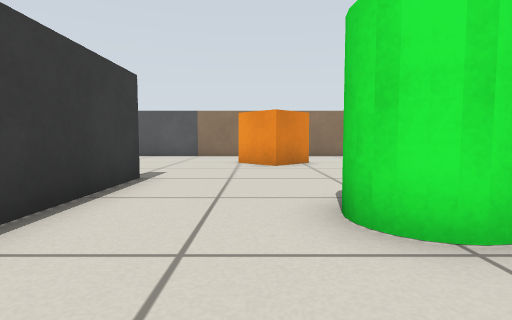
[1] (above)

20 first-person views from a walk through a world built for the Gazebo simulator. The camera is 0.39 m above the floor, tilts 4° down and sees 80° across. The floor is counted in squares, 0.5 m on a side. Each view is taken from the middle of a square. On the plan, view 1 faces up. The plan holds only what a view shows up to about 10 squares ahead; the rest is blank.

[2]
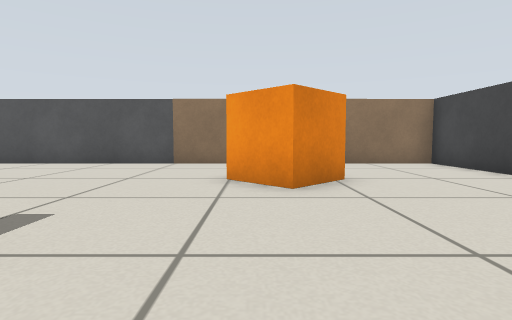

[3]
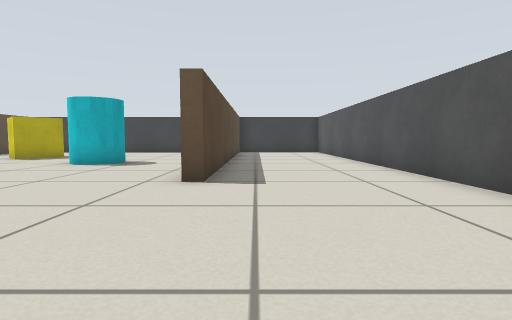

[4]
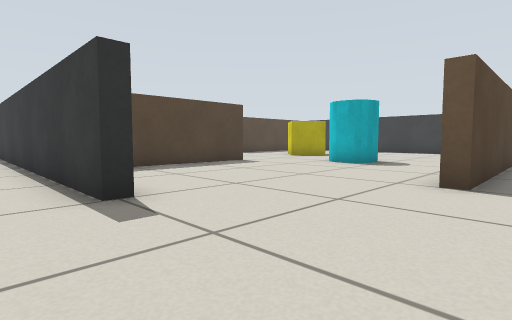

[5]
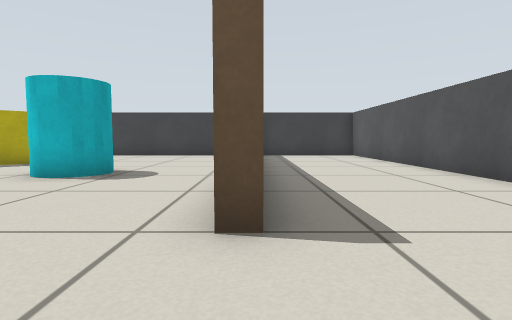

[6]
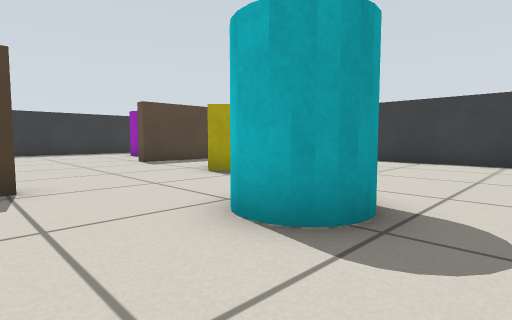

[7]
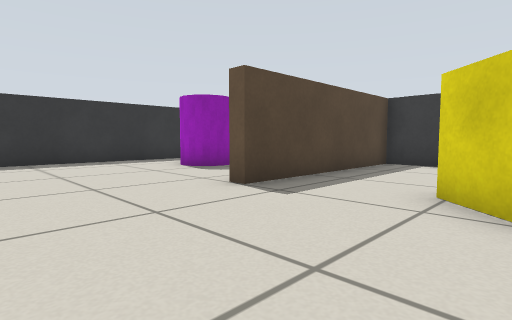

[8]
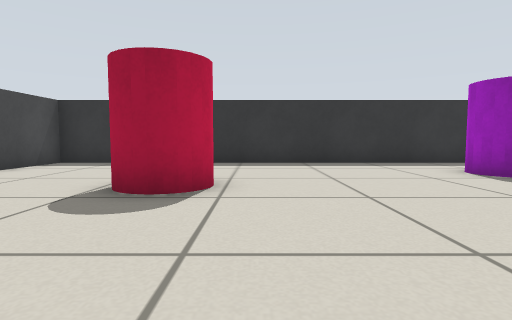

[9]
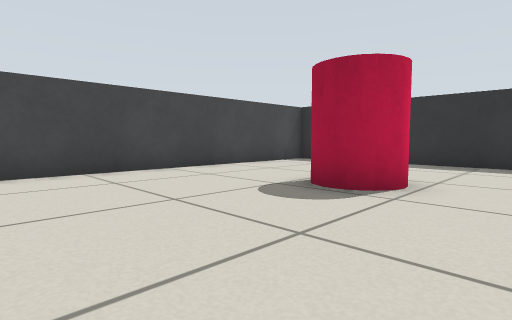

[10]
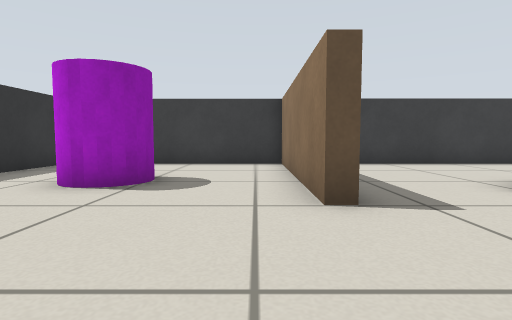

[11]
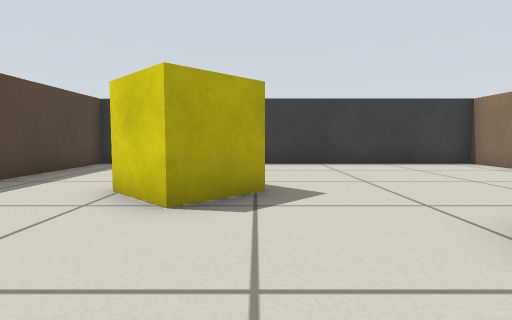

[12]
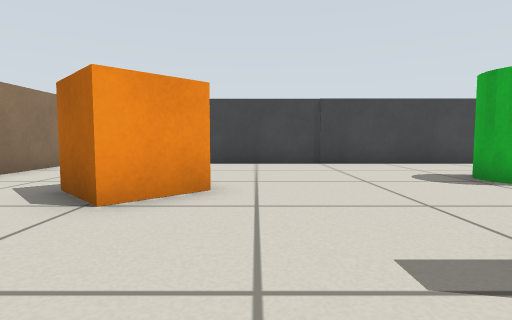

[13]
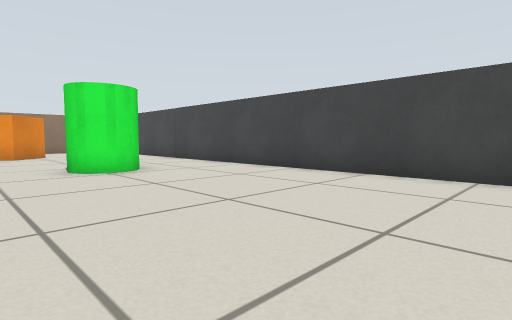

[14]
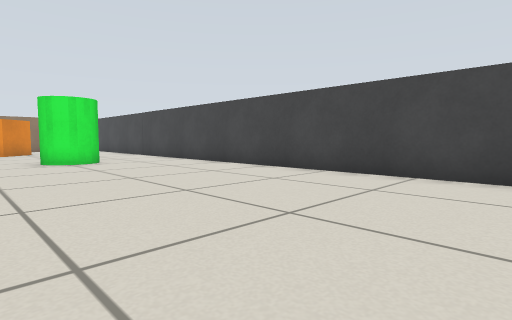

[15]
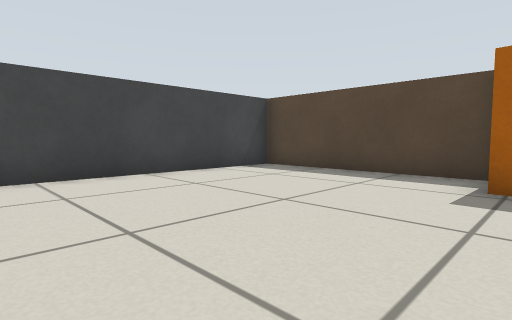

[16]
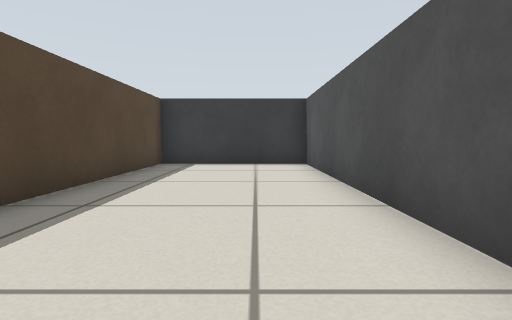

[17]
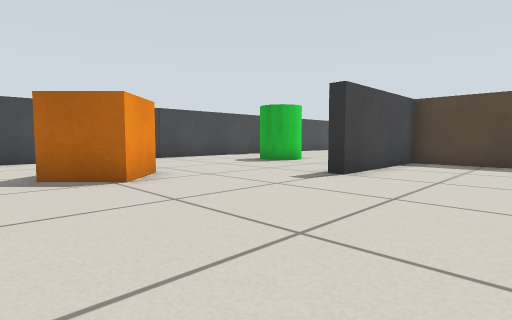

[18]
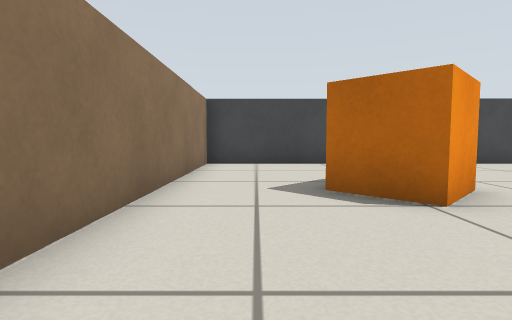

[19]
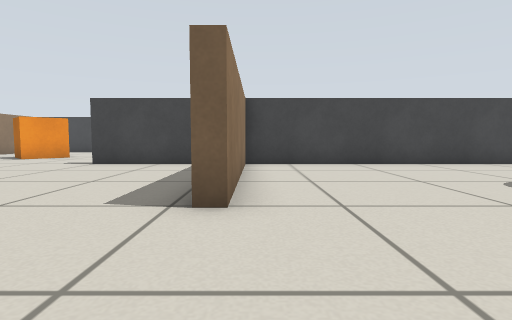

[20]
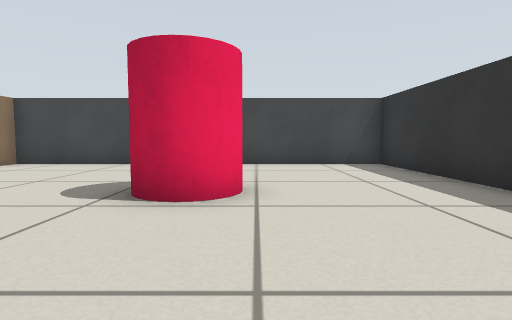

### Floor plan
Points are (right, up) in squares from view 1. A wall is a line through its corners. A room is listed if a view was taken in it or the views show most of it. See-through windows are left out.
Room 1 (views 1, 2, 3, 4, 5, 6, 7, 8, 9, 10, 11, 12, 13, 14, 15, 16, 17, 18, 19, 20)
walls: (-2.7, -7.5) (-2.7, 1.3) (-8.6, 1.3) (-8.6, 1.7) (-2.7, 1.7) (-2.7, 6) (-2.3, 6) (-2.3, -3); (-0.1, -9.8) (5.5, -9.8) (5.5, 13.5) (-18.5, 13.5) (-18.5, 9.1) (-6.5, 9.1) (-6.5, 8.6); (-16.9, 8.7) (-18.5, 8.7) (-18.5, -2.8) (-12.5, -2.8) (-12.5, -3.2) (-18.5, -3.2) (-18.5, -7.2); (-17.9, -9.8) (-2.7, -9.8) (-2.7, -9.1)
objects: pillar (-15, -7) to (-14, -6); yellow box (-14, 0) to (-13, 2); pillar (-11, 4) to (-10, 5); pillar (-8, -6) to (-7, -4); orange box (-2, -9) to (-1, -8); orange box (0, 9) to (1, 11); pillar (1, 2) to (2, 4)

Positions as (right, up) in squares from view 1, and headings:
1: (0, 0), facing up
2: (0, 4), facing up
3: (-1, 10), facing left
4: (-1, 10), facing down-left
5: (-4, 9), facing left
6: (-8, 7), facing down-left
7: (-9, 1), facing down-left
8: (-9, 0), facing down
9: (-10, 0), facing down-right
10: (-9, -4), facing left
11: (-9, 2), facing left
12: (-4, 8), facing right
13: (-1, -5), facing up-right
14: (-1, -8), facing up-right
15: (-1, -3), facing down-right
16: (-9, 12), facing left
17: (-6, 12), facing down-right
18: (-4, 12), facing right
19: (-12, 1), facing right
20: (-12, -6), facing right
